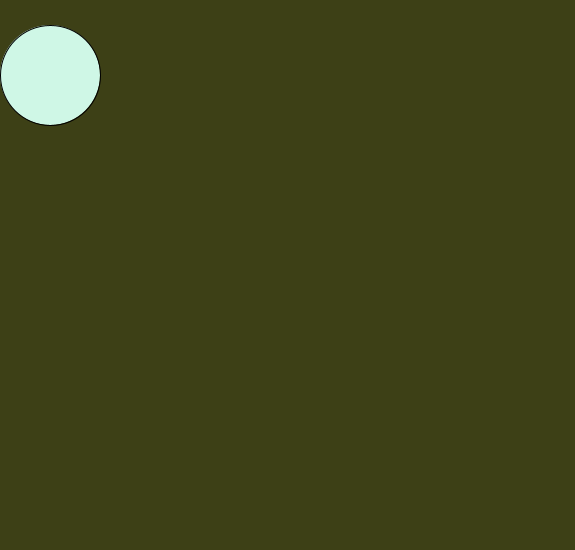
Frame 1 (no input)
Frame 60 (the mouse pressed at the canvas centre just before this capture): identical to frame 1, image omitted
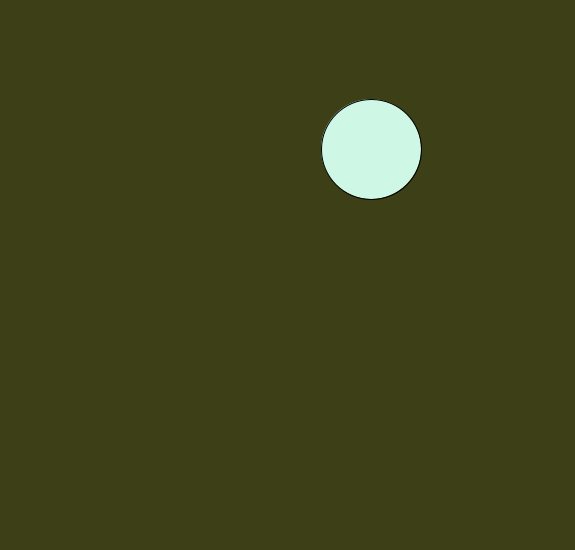
Frame 120 (the mouse held since frame 60 and released just before this capture)

The Processing sketch that drew these frames (run headless with seeded random() and noise(); from frame 60 on, the mouse is pressed at the canvas centre):

// Processing sketch: slippery_dot
// ── slippery_dot.pde
/*** When you are done, this program will draw an ellipse 
     that jumps to new location each time you click on it.
***/
 
 // 1. Create three integer variables to represent the x, y, and the size of the ellipse
   
   int x = 50;  
   int y = 75;
   int size = 100;  
    void setup() {
      // 2. Set the size of your sketch
    size (575, 550);
    }
    
    void draw() {
    
      // 3. Set the background color of your sketch
      background(#3D4016);
      // 4. Draw an ellipse using the variables created at the top of the sketch for the location and size of your ellipse. 
      fill(#CFF7E6);
      ellipse(x,y,size,size);
      //    Make sure it fits in the window. Change the variables if it does not.
   
    
    }
    
    /******** This method gets called automatically when you press the mouse ************/
    void mousePressed() {
      //5. Create an integer variable called distance
      
      int distance = 101;
       getDistanceFromMouse(101, 101);
      //6. The getDistanceFromMouse() method below returns a number.
      //   Set the value of your distance variable to the value returned by the getDistance method
      //   You will need to pass the x and y location of your ellipse to this method.
        x = (int) random(width);
         y = (int) random(width); 
      //7.  Use an if statement to check if your distance variable is < the radius of the ellipse
      //    If it is, make a new x AND y for the ellipse, for a new random location on the window
      //    Hint: Use code like this      x = (int) random(width);
       
      
    }
    
    /********  This method gives you the number of pixels between the mouse and the x,y point ***********/
    int getDistanceFromMouse(int x, int y) {
      return (int)Math.sqrt(Math.pow((mouseX-x),2) + Math.pow((mouseY-y),2));
    }
